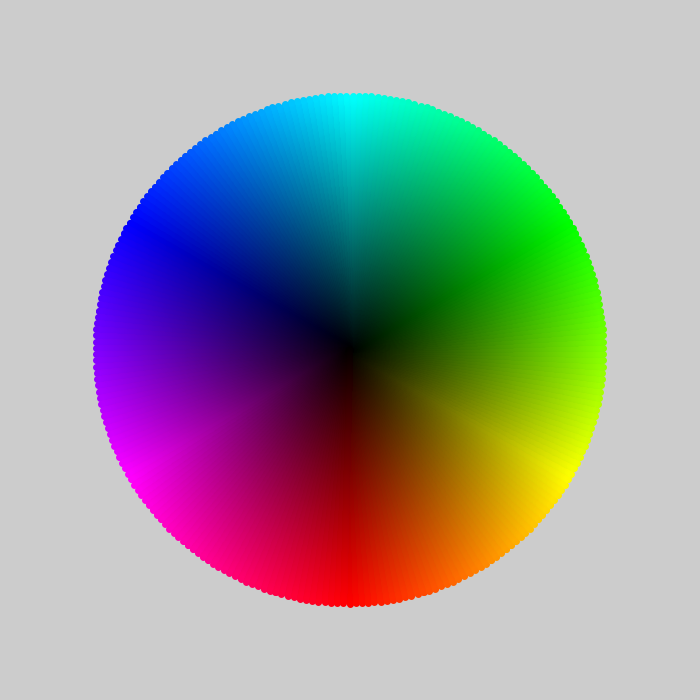
Frame 1 (no input)
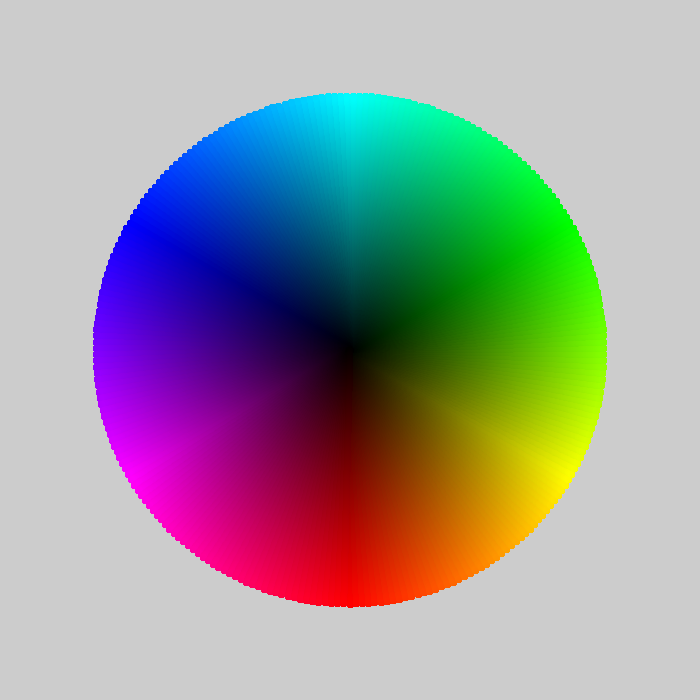
Frame 60 (the mouse pressed at the canvas centre just before this capture)
Frame 120 (the mouse held since frame 60 and released just before this capture): identical to frame 60, image omitted

The Processing sketch that drew these frames (run headless with seeded random() and noise(); from frame 60 on, the mouse is pressed at the canvas centre):

// Processing sketch: sketch_161214b
// ── sketch_161214b.pde
void setup(){
  size(700,700);
  colorMode(HSB);
}

void draw(){
  translate(width/2,height/2);
  strokeWeight(7);
  for(int h = 0; h < 255; h++){
    for(int b = 0; b < 255; b++){
      stroke(h,255,b);
      point(sin((TWO_PI/255)*h)*b,cos((TWO_PI/255)*h)*b);
    }
  }
}
